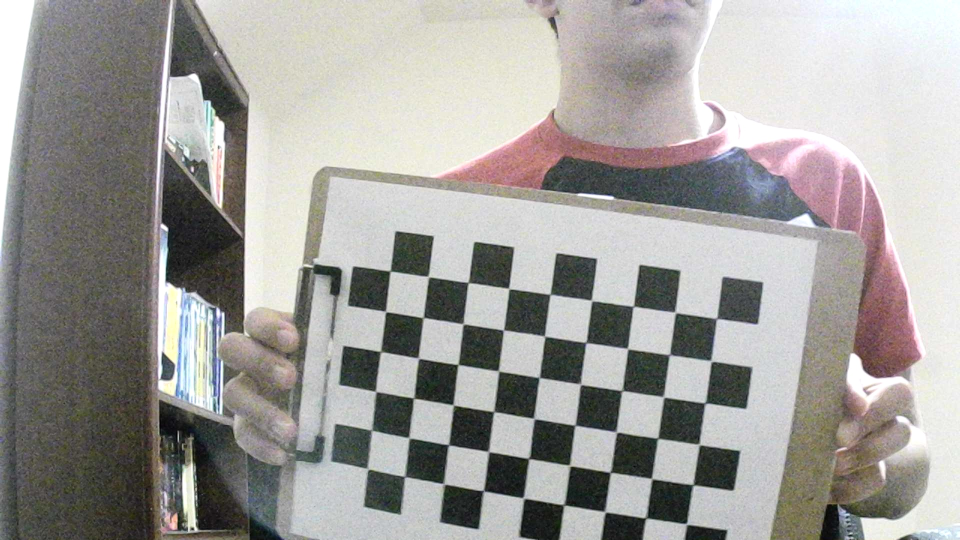
#> input picture Calibration Pics/Photo0.jpg, 1920 x 1080 px, given in place of the camera (shown at 1/2 size)
$ python 'Optical Flow.py'
#> lines starting #> are read from the running program, lines starting #| are printed output that depends on the picture
### eulerAngles.py
import math
import numpy as np


class EulerAngles:
    def __init__(self, rotations):
        if type(rotations) is tuple:
            self.roll = round(rotations[0], 3)
            self.pitch = round(rotations[1], 3)
            self.yaw = round(rotations[2], 3)
        elif type(rotations) is np.ndarray:
            self.pitch = round(math.degrees(-math.asin(rotations[2][0])), 3)
            self.yaw = round(math.degrees(math.atan2(rotations[2][1], rotations[2][2])), 3) if rotations[2][2] != 0 else math.inf
            self.roll = round(math.degrees(math.atan2(rotations[1][0] / self.pitch, rotations[0][0] / self.pitch)),
                              3) if self.pitch != 0 and rotations[0][0] != 0 else math.inf

        self.capAngles()

    def __add__(self, other):
        return EulerAngles((self.roll + other.roll, self.pitch + other.pitch, self.yaw + other.yaw))

    def __iadd__(self, other):
        return EulerAngles((self.roll + other.roll, self.pitch + other.pitch, self.yaw + other.yaw))

    def __mul__(self, other):
        return EulerAngles((self.roll *other, self.pitch * other, self.yaw * other))

    def __imul__(self, other):
        return EulerAngles((self.roll *other, self.pitch * other, self.yaw * other))

    def __repr__(self):
        return "Roll: " + (str(self.roll) if math.isfinite(self.roll) else "NaN") + "\nPitch: " + str(
            self.pitch) + "\nYaw: " + (str(self.yaw) if math.isfinite(self.yaw) else "NaN") + "\n----------------------"

    def capAngles(self):
        if self.roll > 180:
            self.roll -= 360
        if self.roll < -180:
            self.roll += 360

        if self.pitch > 180:
            self.pitch -= 360
        if self.pitch < -180:
            self.pitch += 360

        if self.yaw > 180:
            self.yaw -= 360
        if self.yaw < -180:
            self.yaw += 360

### Optical Flow.py
import cv2
import numpy as np
import time
from eulerAngles import EulerAngles
import math

lk_params = dict(winSize=(15, 15), maxLevel=2, criteria=(cv2.TERM_CRITERIA_EPS | cv2.TERM_CRITERIA_COUNT, 10, 0.03))
camera_matrix = np.array([[477.70629631,   0.,         305.66414982],
                        [  0.,         477.83388597, 183.12365019],
                        [  0.,           0.,          1.        ]])

f = 2.123139094711111
pp = (1.3585073325333332, 0.34335684410625)
index_params = dict(algorithm=6, trees=4)
search_params = dict(checks=20)   # or pass empty dictionary


cap = cv2.VideoCapture(0)
fast = cv2.FastFeatureDetector.create(threshold=25, nonmaxSuppression=True)
_, prev_frame = cap.read()
#> prev_frame is the input picture: shape (1080, 1920, 3); mean B, G, R 154.8, 158, 160
prev_frame = cv2.resize(prev_frame, (240, 135))
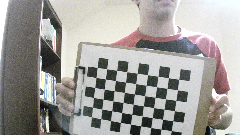
#> prev_frame: shape (135, 240, 3); mean B, G, R 155, 158.2, 160.2
prev_frame = cv2.GaussianBlur(prev_frame, (3, 3), 5)
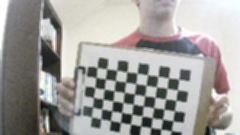
#> prev_frame: shape (135, 240, 3); mean B, G, R 154.9, 158.2, 160.2
prev_frame = cv2.cvtColor(prev_frame, cv2.COLOR_BGR2GRAY)
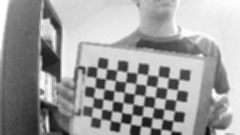
#> prev_frame: shape (135, 240); min 14, max 255, mean 158.4
old_points = fast.detect(prev_frame)
#> old_points = 356 keypoints; strongest (x, y, size): (118, 130, 7), (47, 130, 7), (41, 96, 7), (182, 120, 7)
old_points = np.array([x.pt for x in old_points], dtype=np.float32)
#> old_points = 356 pairs, first value 39 to 230, second value 4 to 131
t_global = np.zeros((3, 1))
R_global = np.array([[1, 0, 0],
                    [0, 1, 0],
                    [0, 0, 1]])
identity = np.array([[1, 0, 0],
                    [0, 1, 0],
                    [0, 0, 1]])
R_global_euler = EulerAngles((0, 0, 0))
while True:
    startTime = time.time_ns()
    _, frame = cap.read()
    frame = cv2.resize(frame, (240, 135))
    frame = cv2.GaussianBlur(frame, (3, 3), 5)
    frame = cv2.cvtColor(frame, cv2.COLOR_BGR2GRAY, frame)
    current_frame = frame.copy()
    if old_points.shape[0] < 2000:
        old_points = fast.detect(prev_frame)
#> old_points = 356 keypoints; strongest (x, y, size): (118, 130, 7), (47, 130, 7), (41, 96, 7), (182, 120, 7)
        old_points = np.array([x.pt for x in old_points], dtype=np.float32)
#> old_points = 356 pairs, first value 39 to 230, second value 4 to 131
    new_points, st, err = cv2.calcOpticalFlowPyrLK(prev_frame, current_frame, old_points, None, **lk_params)
#> new_points has the same summary as old_points; st = 356 values from 1 to 1; err = 356 values from 0 to 0
    st = st.reshape(st.shape[0])
    old_points = old_points[st == 1]
    new_points = new_points[st == 1]
    #E, _ = cv2.findEssentialMat(new_points, old_points, focal=1, pp=(0, 0), method=cv2.RANSAC, prob=0.999, threshold=1.0)
    E, _ = cv2.findEssentialMat(old_points, new_points, cameraMatrix=camera_matrix, method=cv2.RANSAC, prob=0.9, threshold=1.0)
#> E = [[-3.45e-18, -0.408, -0.408], [0.408, 2.12e-17, -0.408], [0.408, 0.408, 1.91e-17]]
    print(type(E))
#| <class 'numpy.ndarray'>
    R1, R2, t = cv2.decomposeEssentialMat(E)
#> R1 = [[-0.333, -0.667, 0.667], [-0.667, -0.333, -0.667], [0.667, -0.667, -0.333]]; R2 = [[1, 0, 5.55e-17], [5.55e-17, 1, 5.55e-17], [0, -1.11e-16, 1]]; t = [0.577, -0.577, 0.577]
    R1_euler = EulerAngles(R1)
    R2_euler = EulerAngles(R2)
    if abs(abs(R1_euler.pitch) + abs(R1_euler.yaw)) > abs(abs(R2_euler.pitch) + abs(R2_euler.yaw)):
        R = R2
#> R has the same summary as R2
    else:
        R = R1

    t_global = t_global + R.dot(t)
#> t_global = [0.577, -0.577, 0.577]
    R_global = R.dot(R_global)
#> R_global has the same summary as R2
    R_euler = EulerAngles(R)
    R_global_euler = EulerAngles(R_global)
    cv2.imshow("Frame", prev_frame)
    prev_frame = current_frame.copy()
    old_points = new_points.copy()
    key = cv2.waitKey(1)
#> (key Esc is pressed here)
    if key == 27:
        break
    endTime = str(1/((time.time_ns() - startTime)/1000000000))
    #print(str(t) + " " + str(endTime))
    #print("R1: \n" + str(R1_euler) + "\nR2: \n" + str(R2_euler) + "\nR: \n" + str(R_euler) + "\nGlobal: \n" + str(R_global_euler) + "\nTime: " + endTime + "\n")

$ run again, on Calibration Pics/Photo1.jpg
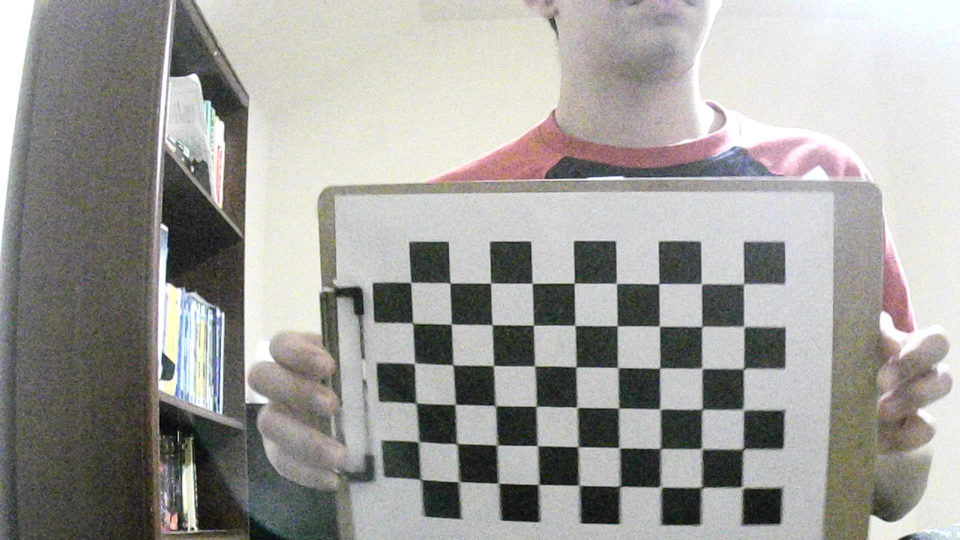
#> input picture Calibration Pics/Photo1.jpg, 1920 x 1080 px, given in place of the camera (shown at 1/2 size)
#> prev_frame is the input picture: shape (1080, 1920, 3); mean B, G, R 154.5, 158, 159.3
#> `prev_frame = cv2.GaussianBlur(prev_frame, (3, 3), 5)`:
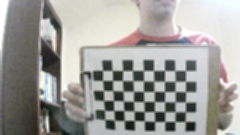
#> prev_frame: shape (135, 240, 3); mean B, G, R 154.8, 158.2, 159.6
#> `prev_frame = cv2.cvtColor(prev_frame, cv2.COLOR_BGR2GRAY)`:
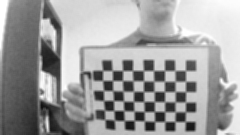
#> prev_frame: shape (135, 240); min 18, max 255, mean 158.2
#> `old_points = fast.detect(prev_frame)`: old_points = 364 keypoints; strongest (x, y, size): (146, 129, 7), (42, 92, 7), (218, 130, 7), (153, 129, 7)
#> `old_points = np.array([x.pt for x in old_points], dtype=np.float32)`: old_points = 364 pairs, first value 39 to 236, second value 5 to 130
#> `old_points = fast.detect(prev_frame)`: old_points = 364 keypoints; strongest (x, y, size): (146, 129, 7), (42, 92, 7), (218, 130, 7), (153, 129, 7)
#> `old_points = np.array([x.pt for x in old_points], dtype=np.float32)`: old_points = 364 pairs, first value 39 to 236, second value 5 to 130
#> new_points has the same summary as old_points; st = 364 values from 1 to 1; err = 364 values from 0 to 0
#> E = [[3.21e-18, -0.408, -0.408], [0.408, -2.73e-17, -0.408], [0.408, 0.408, -2.33e-17]]
#| <class 'numpy.ndarray'>
#> R1 = [[1, -2.78e-16, 2.22e-16], [2.22e-16, 1, 1.67e-16], [0, 5.55e-17, 1]]; R2 = [[-0.333, -0.667, 0.667], [-0.667, -0.333, -0.667], [0.667, -0.667, -0.333]]; t = [-0.577, 0.577, -0.577]
#> R has the same summary as R1
#> R_global has the same summary as R1

$ run again, on Calibration Pics/Photo10.jpg
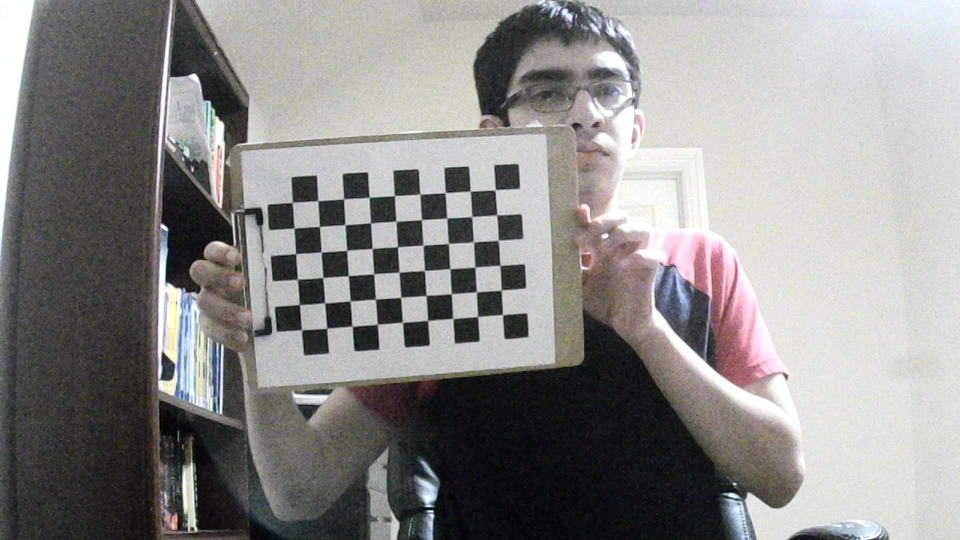
#> input picture Calibration Pics/Photo10.jpg, 1920 x 1080 px, given in place of the camera (shown at 1/2 size)
#> prev_frame is the input picture: shape (1080, 1920, 3); mean B, G, R 136.9, 137.7, 139.8
#> `prev_frame = cv2.GaussianBlur(prev_frame, (3, 3), 5)`:
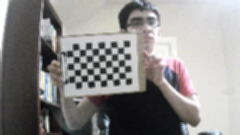
#> prev_frame: shape (135, 240, 3); mean B, G, R 137.2, 137.9, 140
#> `prev_frame = cv2.cvtColor(prev_frame, cv2.COLOR_BGR2GRAY)`:
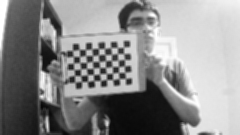
#> prev_frame: shape (135, 240); min 8, max 255, mean 138.4
#> `old_points = fast.detect(prev_frame)`: old_points = 364 keypoints; strongest (x, y, size): (41, 96, 7), (90, 44, 7), (112, 43, 7), (42, 92, 7)
#> `old_points = np.array([x.pt for x in old_points], dtype=np.float32)`: old_points = 364 pairs, first value 39 to 199, second value 3 to 130
#> `old_points = fast.detect(prev_frame)`: old_points = 364 keypoints; strongest (x, y, size): (41, 96, 7), (90, 44, 7), (112, 43, 7), (42, 92, 7)
#> `old_points = np.array([x.pt for x in old_points], dtype=np.float32)`: old_points = 364 pairs, first value 39 to 199, second value 3 to 130
#> new_points has the same summary as old_points; st = 364 values from 1 to 1; err = 364 values from 0 to 0
#> E = [[1.4e-17, -0.408, -0.408], [0.408, -1.11e-17, -0.408], [0.408, 0.408, -2.49e-18]]
#| <class 'numpy.ndarray'>
#> R1 = [[-0.333, -0.667, 0.667], [-0.667, -0.333, -0.667], [0.667, -0.667, -0.333]]; R2 = [[1, 1.11e-16, 1.67e-16], [0, 1, 5.55e-17], [-5.55e-17, -1.11e-16, 1]]; t = [0.577, -0.577, 0.577]
#> R has the same summary as R2
#> R_global has the same summary as R2

$ run again, on Calibration Pics/Photo11.jpg
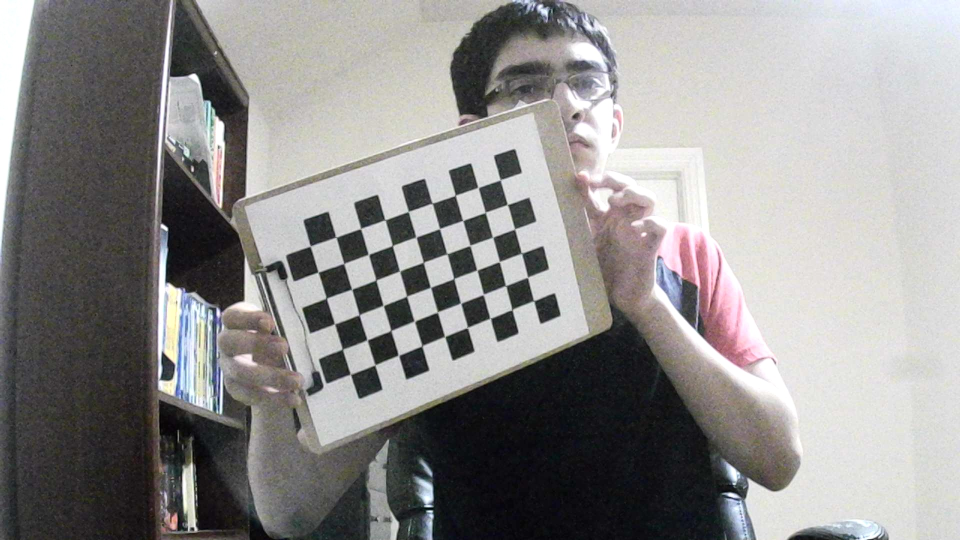
#> input picture Calibration Pics/Photo11.jpg, 1920 x 1080 px, given in place of the camera (shown at 1/2 size)
#> prev_frame is the input picture: shape (1080, 1920, 3); mean B, G, R 140.5, 141.4, 143.1
#> `prev_frame = cv2.resize(prev_frame, (240, 135))`:
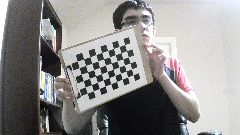
#> prev_frame: shape (135, 240, 3); mean B, G, R 140.7, 141.5, 143.2
#> `prev_frame = cv2.GaussianBlur(prev_frame, (3, 3), 5)`:
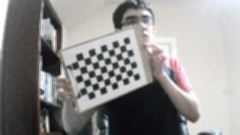
#> prev_frame: shape (135, 240, 3); mean B, G, R 140.7, 141.5, 143.2
#> `old_points = fast.detect(prev_frame)`: old_points = 350 keypoints; strongest (x, y, size): (136, 78, 7), (125, 83, 7), (137, 75, 7), (102, 93, 7)
#> `old_points = np.array([x.pt for x in old_points], dtype=np.float32)`: old_points = 350 pairs, first value 39 to 198, second value 3 to 131
#> `old_points = fast.detect(prev_frame)`: old_points = 350 keypoints; strongest (x, y, size): (136, 78, 7), (125, 83, 7), (137, 75, 7), (102, 93, 7)
#> `old_points = np.array([x.pt for x in old_points], dtype=np.float32)`: old_points = 350 pairs, first value 39 to 198, second value 3 to 131
#> new_points has the same summary as old_points; st = 350 values from 1 to 1; err = 350 values from 0 to 0
#> E = [[8.8e-18, -0.408, -0.408], [0.408, -6.8e-17, -0.408], [0.408, 0.408, 7.13e-18]]
#| <class 'numpy.ndarray'>
#> R1 = [[1, 0, 0], [5.55e-17, 1, 0], [5.55e-17, -1.11e-16, 1]]; R2 = [[-0.333, -0.667, 0.667], [-0.667, -0.333, -0.667], [0.667, -0.667, -0.333]]; t = [-0.577, 0.577, -0.577]
#> R has the same summary as R1
#> R_global has the same summary as R1
